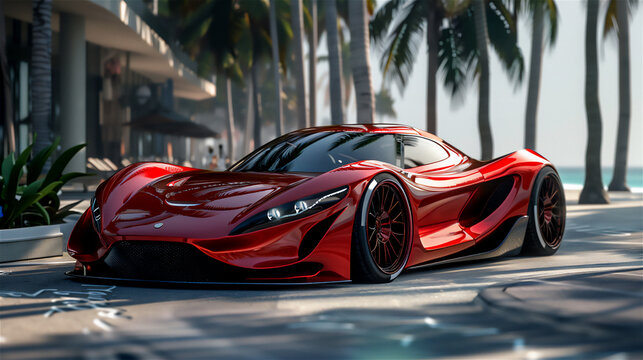
#> input picture OpenCV/ColorSpace/red_car.jpg, 643 x 360 px
$ jupyter execute hsv.ipynb
#> lines starting #> are read from the running program, lines starting #| are printed output that depends on the picture; after the words box and inside, x2 and y2 are one past the last pixel; in counts of white or black regions, pixels touching at a corner belong together
[cell 1]
import cv2
import numpy
import matplotlib.pylab as plt

[cell 2]
car=cv2.imread("red_car.jpg")
#> car is the input picture: shape (360, 643, 3); mean B, G, R 88.7, 86.9, 91.8
rgb_car=cv2.cvtColor(car,cv2.COLOR_BGR2RGB)

[cell 3]
hsv=cv2.cvtColor(rgb_car,cv2.COLOR_BGR2HSV)
#> hsv: shape (360, 643, 3); mean H, S, V 57.5, 84.2, 102.5

# Mask to detect blue color:
low_range=numpy.array([101,155,84])
high_range=numpy.array([179,255,255])

mask=cv2.inRange(hsv,low_range,high_range)
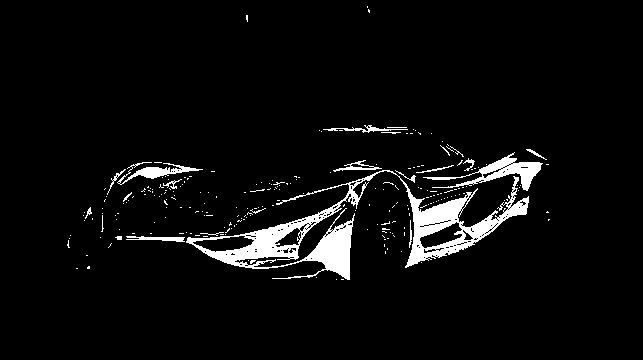
#> mask: shape (360, 643); 4.9% white; 241 white regions (220 under 20 px), largest, box (x1, y1, x2, y2) and area: (186, 170, 529, 280) 7946, (423, 152, 543, 191) 1212, (117, 162, 203, 185) 547

result=cv2.bitwise_and(rgb_car,rgb_car,mask=mask)
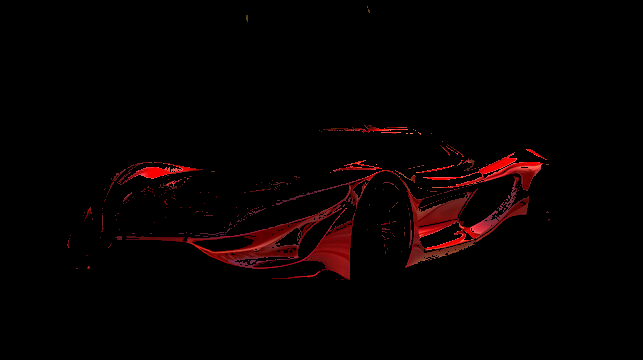
#> result: shape (360, 643, 3); mean R, G, B 6.9, 1.2, 1.3
plt.figure()

plt.subplot(131)
plt.imshow(rgb_car)
plt.title("Car")
plt.axis('off')

plt.subplot(132)
plt.imshow(mask,cmap='gray')
plt.title("HSV masked Car")
plt.axis('off')

plt.subplot(133)
plt.imshow(result,cmap="gray")
plt.title("Extracted Car")
plt.axis('off')
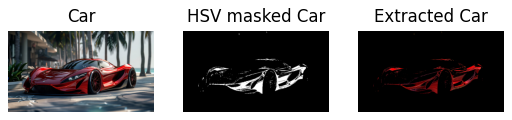
#> figure drawn by matplotlib, 3 panels

[cell 4]
leaf=cv2.imread("leaf.jpeg")
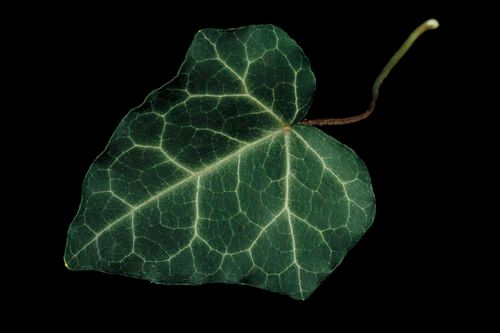
#> input picture OpenCV/ColorSpace/leaf.jpeg, 500 x 333 px
#> leaf is the input picture: shape (333, 500, 3); mean B, G, R 17.2, 25, 15.1


hsv=cv2.cvtColor(leaf,cv2.COLOR_BGR2HSV)
#> hsv: shape (333, 500, 3); mean H, S, V 26.8, 55, 25.1

# Mask to detect green color:
low_range = numpy.array([40, 50, 50])
high_range = numpy.array([90, 255, 255])

mask=cv2.inRange(hsv,low_range,high_range)
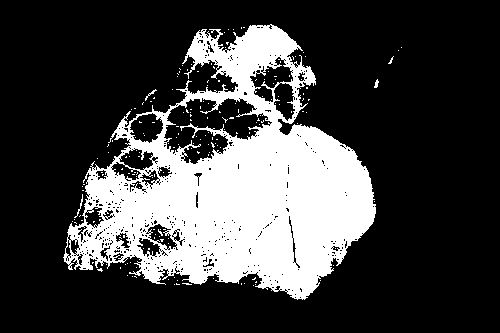
#> mask: shape (333, 500); 25.1% white; 185 white regions (181 under 20 px), largest, box (x1, y1, x2, y2) and area: (63, 24, 376, 300) 41281, (74, 194, 83, 218) 36, (145, 89, 157, 101) 29, (374, 79, 379, 88) 26

plt.figure()

plt.subplot(131)
plt.imshow(leaf)
plt.title("Leaf")
plt.axis('off')

plt.subplot(132)
plt.imshow(mask,cmap='gray')
plt.title("HSV masked Leaf")
plt.axis('off')

final_result = cv2.bitwise_and(leaf, leaf, mask=mask)
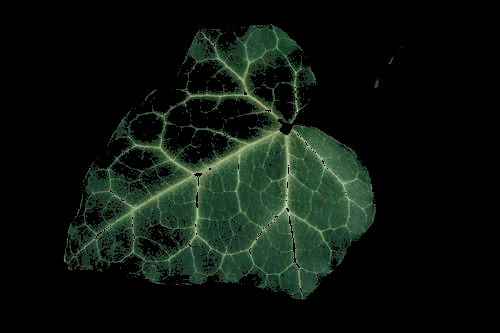
#> final_result: shape (333, 500, 3); mean B, G, R 14.1, 20.5, 12.5

plt.subplot(133)
plt.imshow(final_result)
plt.title("Extracted")
plt.axis('off')
plt.show()
#> figure, not shown here; B, G, R data is drawn as R, G, B
